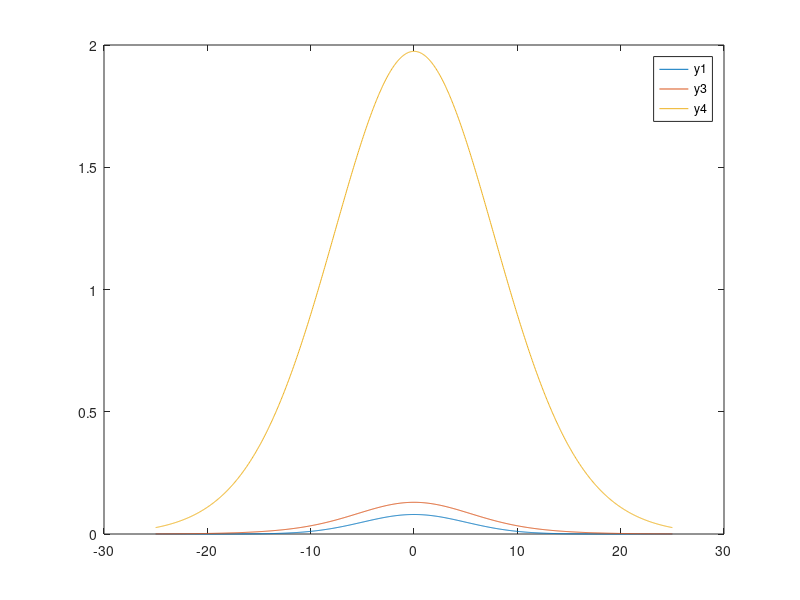

This chart was generated by the following MATLAB code: (Note: this script raises an error after producing the figure.)
% Width test

clear all;
close all;

sd1=5;
sd2=8;
mu=0;

x=-25:0.05:25;

y1=1/(sd1*sqrt(2*pi)).*exp(-0.5.*(x-mu).^2./sd1^2);
y2=1/(sd2*sqrt(2*pi)).*exp(-0.5.*(x-mu).^2./sd2^2);
y3=y1+y2;
y4=conv(y1,y3,'same');

plot(x,y1);
hold on
plot(x,y3);
plot(x,y4);

legend('y1','y3','y4')

% VEL
vel1=sum(y1.*x)/sum(y1);

vel3=sum(y3.*x)/sum(y3);
vel4=sum(y2.*x)/sum(y4);

% WIDTH
width1=(sum(y1.*(x-vel1).^2)./sum(y1)).^0.5;

width3=(sum(y3.*(x-vel3).^2)./sum(y3)).^0.5;
width4=(sum(y2.*(x-vel2).^2)./sum(y2)).^0.5;